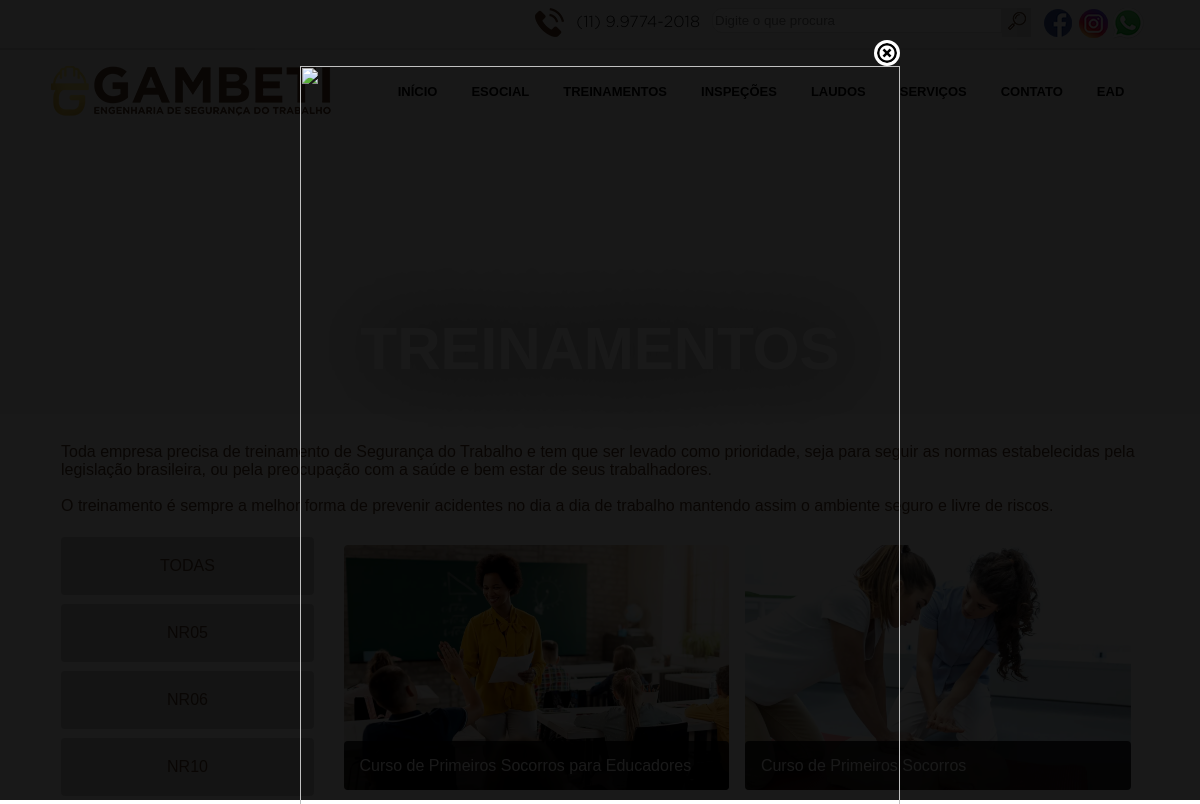
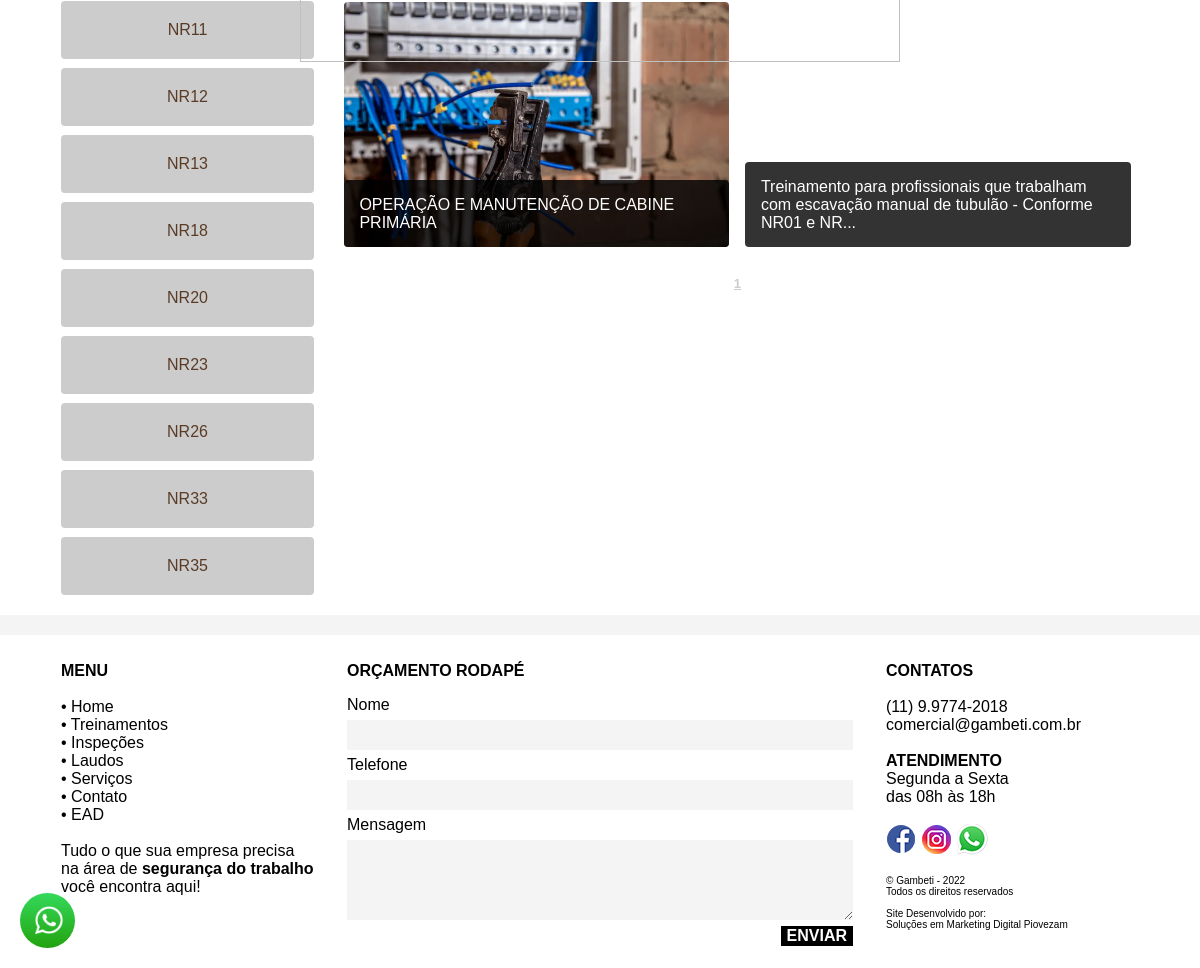
The page /LOCAL/treinamentos-por-nr.php on the database its author committed (2 pictures, top to bottom).
### tables this page shows
CREATE TABLE `textos` (
  `id` int(50) NOT NULL auto_increment,
  `titulo` varchar(255) NOT NULL,
  `linhafina` varchar(255) NOT NULL,
  `texto` text NOT NULL,
  `img` varchar(255) NOT NULL,
  `url` varchar(255) NOT NULL,
  `tipo` varchar(255) NOT NULL,
  `visualizacao` int(50) NOT NULL,
  `nr` varchar(255) NOT NULL,
  PRIMARY KEY  (`id`),
  UNIQUE KEY `id` (`id`)
);

### LOCAL/scripts/funcoes.php (called while the page is built, shortened)
<?php
	function trataget($valor){
		$valor=str_replace("\"","&#34",$valor);
		$valor=str_replace("'","&#39",$valor);
		$valor=strip_tags($valor);
		$valor=addslashes($valor);
		return $valor;
	}
?>

### LOCAL/treinamentos-por-nr.php (the view, shortened to what this page needs)
<?php
require"scripts/funcoes.php";
	$nr=$_GET["nr"];
	$nr=trataget($nr);
			$nr=utf8_decode($nr);
			$nr=strtoupper($nr);
?>
<?php
	require"includes/pop.php";
?>
<!DOCTYPE html>
<html>
<head>
</head>
<body>
	<?php
		require("includes/topo.php");
	?>
<div id="caixabranca">
	<div class="conteudo">
		<div class="coluna100">
			<p class="textopadrao">
				<br>
Toda empresa precisa de treinamento de Segurança do Trabalho e tem que ser levado como prioridade, seja para seguir as normas estabelecidas pela legislação brasileira, ou pela preocupação com a saúde e bem estar de seus trabalhadores.<br>
<br>
			</p>
		</div>
		<div class="coluna25">
<?php
require"scripts/conecta.php";
$ultimanr="";
					echo"<div class=\"bts\"><a href=\"/treinamentos\">TODAS</a></div>";
$sql = "SELECT * FROM textos WHERE tipo='treinamento' ORDER BY nr";
$query = $mysqli->query($sql);
while ($dados = $query->fetch_array()) {
	$nr_bd=$dados['nr'];
		if($ultimanr==$nr_bd){
		}
		else{
			$ultimanr=$nr_bd;
				if($nr_bd==$nr){
					echo"<div class=\"bts btsativo\"><a href=\"/treinamentos-por-nr/$nr_bd\">$nr_bd</a></div>";
				}
				else{
					echo"<div class=\"bts\"><a href=\"/treinamentos-por-nr/$nr_bd\">$nr_bd</a></div>";
				}
		}
}
?>
		</div>
		<div class="coluna75">
<?php
require"scripts/conecta.php";
	$inicio=$_GET["ip"];
		$inicio=addslashes($inicio);
		if(is_numeric($inicio)){
		}
		else{
				$inicio=0;
		}
		$inicio=addslashes($inicio);
	$qpp=22;
$sql = "SELECT * FROM textos WHERE tipo='treinamento' AND nr='$nr' ORDER BY visualizacao DESC, titulo ASC LIMIT $inicio,$qpp";
$query = $mysqli->query($sql);
while ($dados = $query->fetch_array()) {
	$titulo=$dados['titulo'];
	$url=$dados['url'];
	$img=$dados['img'];
		$titulo=utf8_encode($titulo);
			$tamanhotitulo=strlen($titulo);
			if($tamanhotitulo>=100){
				$titulo_mostrar=substr($titulo,0,100);
					$titulo_mostrar=$titulo_mostrar."...";
			}
			else{
				$titulo_mostrar=$titulo;
			}
echo"
<div onclick=\"window.location='/treinamento/$url';\" class=\"caixatreinamentos\" style=\"background-image: URL('/imagens/treinamentos/$img')\">
	<div class=\"titulocaixatreinamentos\"><a href=\"/treinamento/$url\" title=\"$titulo\">$titulo_mostrar</a></div>
</div>
";
}
?>
    	<div class="coluna100">
<?php
	$sql="SELECT COUNT(*) AS total FROM textos WHERE tipo='treinamento' AND nr='$nr'";
	$result = $mysqli->query($sql);
	$row = $result->fetch_row();
	$mostrarTotal=$row[0];
$paginas=$mostrarTotal/$qpp;
$paginas=ceil($paginas);
$qualEstou=$_GET["ip"];
		$qualEstou=addslashes($qualEstou);
		if(is_numeric($qualEstou)){
		}
		else{
				$qualEstou=0;
		}
$qualEstouValida=$_GET["ip"];
		$qualEstouValida=addslashes($qualEstouValida);
		if(is_numeric($qualEstouValida)){
		}
		else{
				$qualEstouValida=0;
		}
if(($qualEstou=="")||($qualEstou=="0")){
	$qualEstou="0";
}
$qttPaginasInicio=$qualEstou/$qpp-1;
$qttPaginasFim=$qualEstou/$qpp+3;
if($qttPaginasFim>=$paginas){
	$qttPaginasFim=$paginas;
}
if($qttPaginasInicio<="1"){
	$qttPaginasInicio=1;
}
$inicio=$qttPaginasInicio*$qpp-$qpp;
echo"
	<p class=\"textopaginacao\" align=\"center\">
";
for($c=$qttPaginasInicio;$c<=$qttPaginasFim;$c++)
{
	if($inicio==$qualEstouValida){
		echo"<a href='' style=\"color:#ccc\">$c</a> ";
	}
	else{
		echo"<a href='/treinamentos/$inicio'>$c</a> ";
	}
$inicio=$inicio+$qpp;
}
   echo"
            </p>
        </div>
   ";
?>
            <br><br>
        </div>
		</div>
	</div>
	<?php
		require("includes/rodape.php");
	?>
<link rel="stylesheet" href="/estilos/padrao.css" />
<link rel="stylesheet" href="/estilos/estilo.css" />
<link rel="stylesheet" href="/estilos/fontes.css" />
<link rel="stylesheet" href="/css/style.css" media="screen" type="text/css" />
<link href="/scripts/aos-master/dist/aos.css" rel="stylesheet">
</body>
</html>

### estilos/padrao.css (style rules this page uses)
.conteudo { margin:auto; max-width:1100px; height:auto; overflow:auto; }
.coluna100 { float:left; width:98%; height:auto; margin:1%; }
.coluna75 { float:left; width:73%; height:auto; margin:1%; }
.coluna25 { float:left; width:23%; height:auto; margin:1%; }

### estilos/estilo.css (style rules this page uses)
body { margin: 0px; background-color: #f4f4f4; }
#caixabranca { margin: auto; max-width: 1200px; min-height: 200px; overflow: auto; background-color: #FFFFFF; margin-top: -120px; margin-bottom: 20px; }
.textopadrao { font: normal 16px 'Gothic A1', sans-serif; color: #5a3b26; margin: 0px; }
.bts { float: left; width: 100%; height: 58px; font: normal 16px 'Gothic A1', sans-serif; line-height: 58px; border-radius: 4px; background-color: #cccccc; text-align: center; color: #5a3b26; margin-bottom: 9px; }
.bts a { color: #5a3b26; text-decoration: none; }
.caixatreinamentos { float: left; width: 48%; min-height: 245px; border-radius: 4px; background-position: center center; background-size: cover; display: flex; align-items:flex-end; margin: 1%; }
.titulocaixatreinamentos { float: left; width: 94%; padding: 4%; height: auto; overflow: auto; background-color:rgba(0, 0, 0, 0.8); border-radius: 4px; font: normal 16px 'Gothic A1', sans-serif; color: #fff; }
.titulocaixatreinamentos a { text-decoration: none; color: #fff; }
.textopaginacao { font: bold 13px 'Sawarabi Gothic', sans-serif; color: #5a3b26;; }
.textopaginacao a { font: bold 13px 'Sawarabi Gothic', sans-serif; color: #5a3b26;; }

### rows shown on the page
textos: nr "NR11"
textos: nr "NR12"
textos: nr "NR13"
textos: nr "NR18"
textos: nr "NR20"
textos: nr "NR23"
textos: nr "NR26"
textos: nr "NR33"
textos: nr "NR35"
textos: shows a picture, titulo "OPERAÇÃO E MANUTENÇÃO DE CABINE PRIMÁRIA"
textos: titulo_mostrar "Treinamento para profissionais que trabalham com escavação manual de tubulão - Conforme NR01 e NR..."
